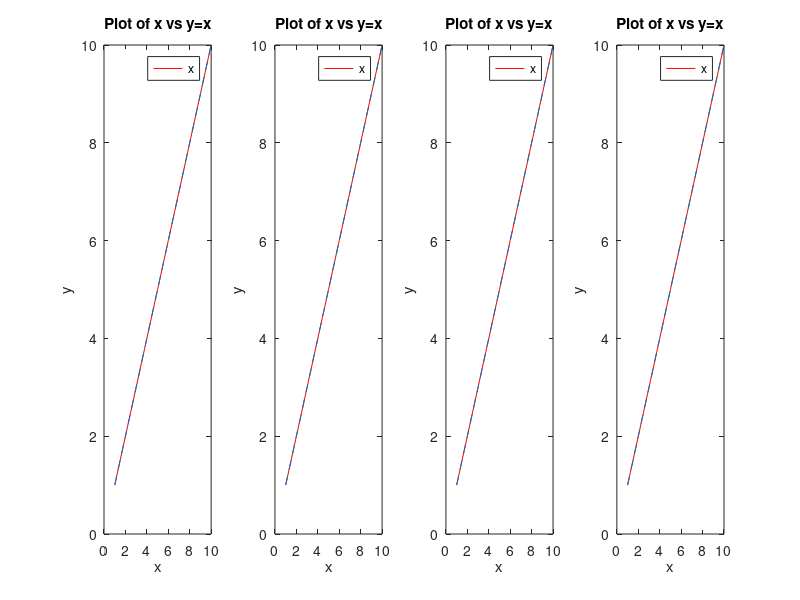

MATLAB code for this plot:
x = [1:1:10];
y = x;
figure

subplot(1,4,1)
plot(x,'r'),hold on
plot(y,'--')
title('Plot of x vs y=x')
xlabel('x')
ylabel('y')
legend('x')

subplot(1,4,2)
plot(x,'r'),hold on
plot(y,'--')
title('Plot of x vs y=x')
xlabel('x')
ylabel('y')
legend('x')

subplot(1,4,3)
plot(x,'r'),hold on
plot(y,'--')
title('Plot of x vs y=x')
xlabel('x')
ylabel('y')
legend('x')

subplot(1,4,4)
plot(x,'r'),hold on
plot(y,'--')
title('Plot of x vs y=x')
xlabel('x')
ylabel('y')
legend('x')